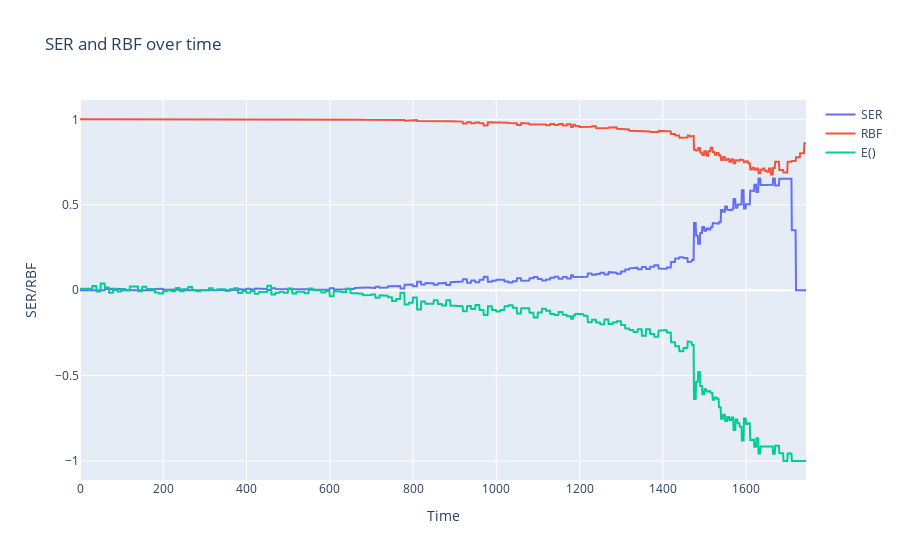

The cell this chart's notebook holds for it:
### Code cell
sers = np.apply_along_axis(ser, 1, risks_history)
rbfs = np.apply_along_axis(rbf, 1, evals_history)

# plot sers and rbfs
fig = go.Figure()
fig.add_trace(go.Scatter(x=np.arange(len(sers)), y=sers, mode='lines', name="SER"))
fig.add_trace(go.Scatter(x=np.arange(len(rbfs)), y=rbfs, mode='lines', name="RBF"))
fig.add_trace(go.Scatter(x=np.arange(len(lasts)), y=lasts, mode='lines', name="E()"))
fig.update_layout(title='SER and RBF over time', xaxis_title='Time', yaxis_title='SER/RBF')
fig.show()

### Figure 1 — Plotly figure (JSON) as saved in the notebook; plotly's stock layout.template omitted (floating-point values rounded to 4 significant figures; data arrays with more than 128 entries replaced by an {"elided": "..."} marker saying what was removed)
{"data": [{"mode": "lines", "name": "SER", "type": "scatter", "x": {"elided": "1745 int values"}, "y": {"elided": "1745 float values"}}, {"mode": "lines", "name": "RBF", "type": "scatter", "x": {"elided": "1745 int values"}, "y": {"elided": "1745 float values"}}, {"mode": "lines", "name": "E()", "type": "scatter", "x": {"elided": "1745 int values"}, "y": {"elided": "1745 float values"}}], "layout": {"title": {"text": "SER and RBF over time"}, "xaxis": {"title": {"text": "Time"}}, "yaxis": {"title": {"text": "SER/RBF"}}}}
